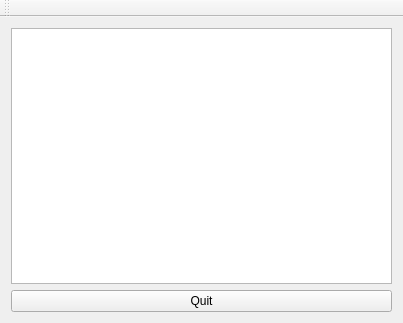
<?xml version="1.0" encoding="UTF-8"?>
<ui version="4.0">
 <class>MainWindow</class>
 <widget class="QMainWindow" name="MainWindow">
  <property name="geometry">
   <rect>
    <x>0</x>
    <y>0</y>
    <width>403</width>
    <height>323</height>
   </rect>
  </property>
  <property name="windowTitle">
   <string>MainWindow</string>
  </property>
  <widget class="QWidget" name="centralWidget">
   <layout class="QVBoxLayout" name="verticalLayout">
    <item>
     <widget class="QTextBrowser" name="textBrowser"/>
    </item>
    <item>
     <widget class="QPushButton" name="ButQuit">
      <property name="text">
       <string>Quit</string>
      </property>
     </widget>
    </item>
   </layout>
  </widget>
  <widget class="QToolBar" name="mainToolBar">
   <attribute name="toolBarArea">
    <enum>TopToolBarArea</enum>
   </attribute>
   <attribute name="toolBarBreak">
    <bool>false</bool>
   </attribute>
  </widget>
 </widget>
 <layoutdefault spacing="6" margin="11"/>
 <resources/>
 <connections/>
</ui>
